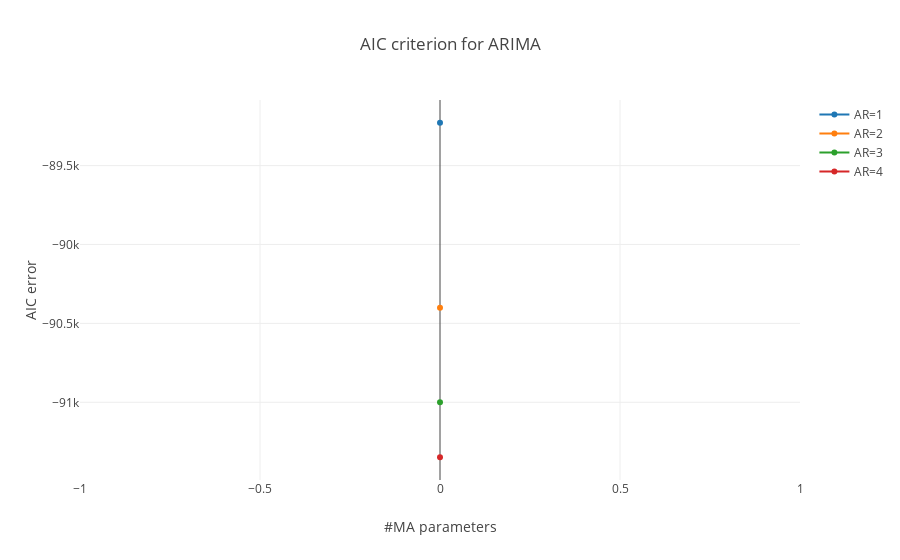

Notebook code cell kept with this figure:
### Code cell
# # # plot criterions for ARIMA processes using plot.ly
data = []
X = np.arange(k_MA_max)

# # AIC
for k_AR in range(1, k_AR_max):
    trace = go.Scatter(
        x = X,
        y = criterionsARIMA[k_AR,:,0],
        mode = 'lines+markers',
        name = 'AR=%d'%k_AR)
    data.append(trace)
layout = dict(title = 'AIC criterion for ARIMA',
              xaxis = dict(title = '#MA parameters'),
              yaxis = dict(title = 'AIC error'))

fig = dict(data=data, layout=layout)
plotly.offline.iplot(fig, filename='ARIMA-AIC')

# # BIC
data = []
for k_AR in range(1, k_AR_max):
    trace = go.Scatter(
        x = X,
        y = criterionsARIMA[k_AR,:,1],
        mode = 'lines+markers',
        name = 'AR=%d'%k_AR)
    data.append(trace)
layout = dict(title = 'BIC criterion for ARIMA',
              xaxis = dict(title = '#MA parameters'),
              yaxis = dict(title = 'BIC error'))

fig = dict(data=data, layout=layout)
plotly.offline.iplot(fig, filename='ARIMA-BIC')

# # FPE
data = []
for k_AR in range(1, k_AR_max):
    trace = go.Scatter(
        x = X,
        y = criterionsARIMA[k_AR,:,2],
        mode = 'lines+markers',
        name = 'AR=%d'%k_AR)
    data.append(trace)
layout = dict(title = 'FPE criterion for ARIMA',
              xaxis = dict(title = '#MA parameters'),
              yaxis = dict(title = 'FPE error'))

fig = dict(data=data, layout=layout)
plotly.offline.iplot(fig, filename='ARIMA-FPE')

### Figure 1 — Plotly figure (JSON) as saved in the notebook; plotly's stock layout.template omitted (floating-point values rounded to 4 significant figures)
{"data": [{"mode": "lines+markers", "name": "AR=1", "type": "scatter", "x": [0], "y": [-89230.0, -93060.0]}, {"mode": "lines+markers", "name": "AR=2", "type": "scatter", "x": [0], "y": [-90400.0, -93060.0]}, {"mode": "lines+markers", "name": "AR=3", "type": "scatter", "x": [0], "y": [-91000.0, -93050.0]}, {"mode": "lines+markers", "name": "AR=4", "type": "scatter", "x": [0], "y": [-91350.0, -93060.0]}], "layout": {"title": "AIC criterion for ARIMA", "xaxis": {"title": "#MA parameters"}, "yaxis": {"title": "AIC error"}}}
